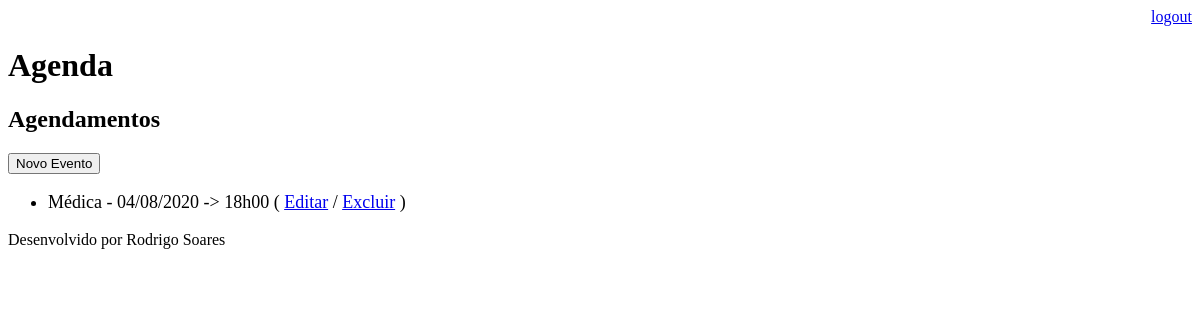
The app's page /agenda/ (signed in), older data.
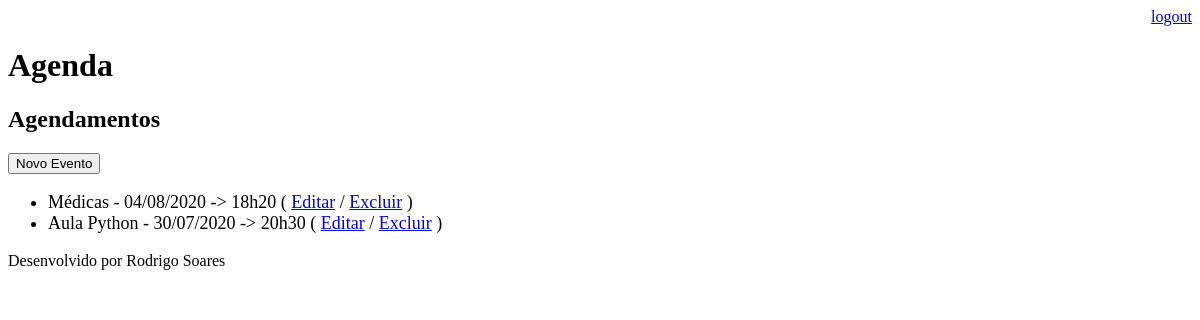
The same page, newer data.
### core/models.py (models this page shows, shortened)
class Evento (models.Model):
    titulo = models.CharField(max_length=100)
    descricao = models.TextField(blank=True, null=True)
    data_evento = models.DateTimeField(verbose_name='Data do Evento')
    data_criacao = models.DateTimeField(auto_now=True)
    usuario = models.ForeignKey(User, on_delete=models.CASCADE)
    class Meta:
        db_table = 'evento'
    def get_data_evento(self):
        return self.data_evento.strftime('%d/%m/%Y -> %Hh%M')
    def get_evento_atrasado(self):
        if self.data_evento < datetime.now():
            return True
        else:
            return False

### core/views.py (the view)
# urls.py: path('agenda/', views.lista_eventos),
@login_required(login_url='/login/')
def lista_eventos(request):
    usuario = request.user
    data_atual = datetime.now() - timedelta(hours=1)
    evento = Evento.objects.filter(usuario=usuario,
                                   data_evento__gt=data_atual)
    dados = {'eventos':evento }
    return render(request, 'agenda.html', dados)

### templates/agenda.html (shortened to what this page needs)
{% extends "model-page.html" %}
{% block content %}
    <h2>Agendamentos</h2>
    <a href="evento/">
        <button type="button">Novo Evento</button>
    </a>
    <ul style="font-size: 18px">
        {% for evento in eventos %}
            <li>
                <div style=>
                    {{ evento.titulo }} - {{ evento.get_data_evento }}
                    ( <a href="evento/?id={{ evento.id }}">Editar</a>
                    / <a href="evento/delete/{{ evento.id }}/">Excluir</a> )
                </div>
            </li>
        {% endfor %}
    </ul>
{% endblock %}

### templates/model-page.html
<!DOCTYPE html>
<html lang="en">
<head>
    {% include "model-header.html" %}
</head>
<body>
    {% block content %} {% endblock %}
    {% include "model-footer.html" %}
</body>
</html>

### templates/model-header.html (shortened to what this page needs)
<!DOCTYPE html>
<html lang="en">
<head>
    <div align="right">
        <a href="/logout">logout</a>
    </div>
    <h1>Agenda</h1>
</head>
<body>
</body>
</html>

### templates/model-footer.html
<p>Desenvolvido por Rodrigo Soares</p>

Row changes from the older to the newer data that the page shows:
changed Evento: titulo "Médica" → "Médicas"; get_data_evento "04/08/2020 -> 18h00" → "04/08/2020 -> 18h20"
added Evento: titulo "Aula Python", get_data_evento "30/07/2020 -> 20h30"
